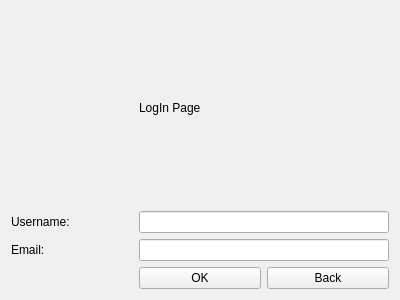
<?xml version="1.0" encoding="UTF-8"?>
<ui version="4.0">
 <class>LogInPage</class>
 <widget class="QWidget" name="LogInPage">
  <property name="geometry">
   <rect>
    <x>0</x>
    <y>0</y>
    <width>400</width>
    <height>300</height>
   </rect>
  </property>
  <property name="windowTitle">
   <string>Form</string>
  </property>
  <layout class="QGridLayout" name="gridLayout">
   <item row="2" column="0">
    <widget class="QLabel" name="usernameLabel">
     <property name="text">
      <string>Username:</string>
     </property>
    </widget>
   </item>
   <item row="4" column="0">
    <widget class="QLabel" name="emailLabel">
     <property name="text">
      <string>Email:</string>
     </property>
    </widget>
   </item>
   <item row="0" column="1">
    <widget class="QLabel" name="label">
     <property name="text">
      <string>LogIn Page</string>
     </property>
    </widget>
   </item>
   <item row="5" column="1">
    <widget class="QPushButton" name="okButton">
     <property name="text">
      <string>OK</string>
     </property>
    </widget>
   </item>
   <item row="5" column="2">
    <widget class="QPushButton" name="backButton">
     <property name="text">
      <string>Back</string>
     </property>
    </widget>
   </item>
   <item row="4" column="1" colspan="2">
    <widget class="QLineEdit" name="emailEdit"/>
   </item>
   <item row="2" column="1" colspan="2">
    <widget class="QLineEdit" name="usernameEdit"/>
   </item>
  </layout>
 </widget>
 <resources/>
 <connections/>
</ui>
